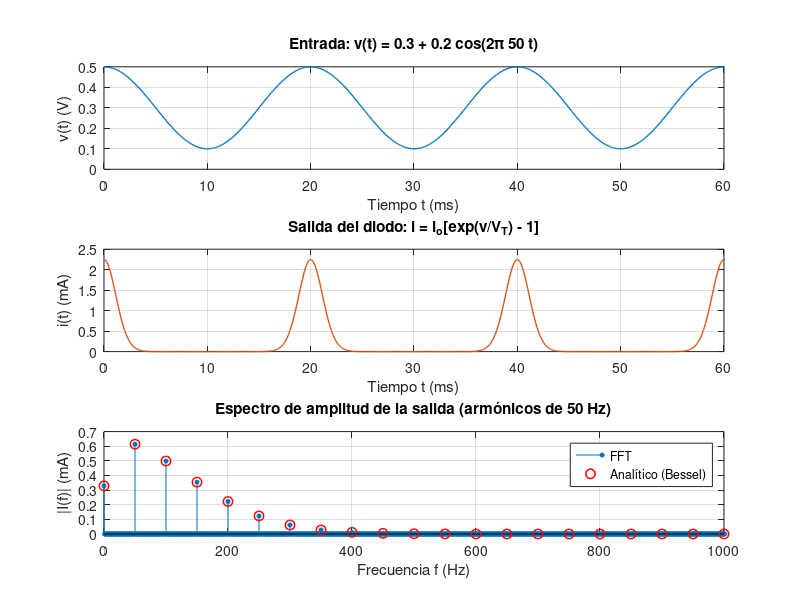
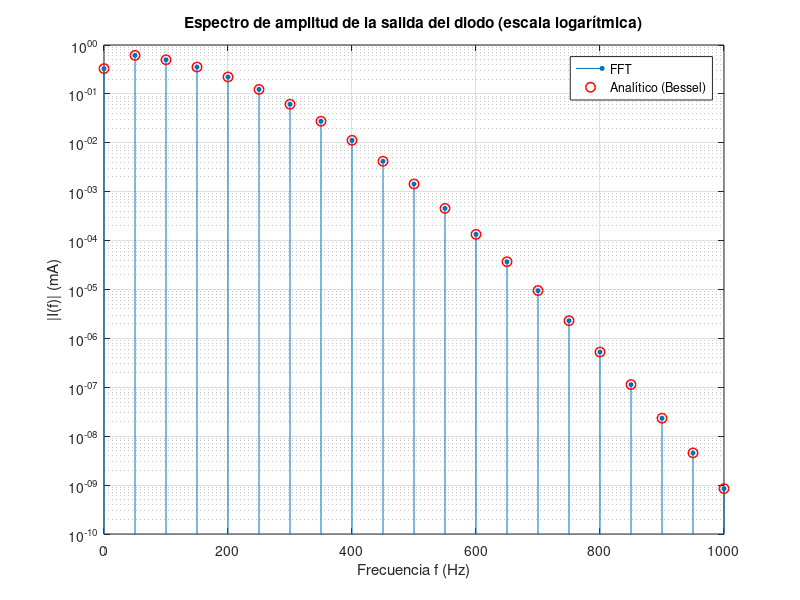

Recreate these plots in MATLAB, in order.
%% Tarea 1 — Punto 2b: diodo mezclador i = io*[exp(e*v/kT) - 1]
% io = 10 pA (corriente de saturación inversa), kT/e = 26 mV (temperatura ambiente)
% Entrada: v(t) = 0.3 + 0.2*cos(2*pi*50*t)  (V)
% Se grafica la amplitud del espectro de la salida i(t) frente a la frecuencia.
%
% Resultado analítico (generatriz de Bessel modificada,
%   exp(x cos th) = I0(x) + 2*sum_{n>=1} In(x) cos(n th)):
%   i(t) = io*exp(V0/VT)*[I0(x) + 2*sum In(x) cos(2*pi*n*50*t)] - io,
%   con V0 = 0.3 V, x = V1/VT = 0.2/0.026.
% => componente DC: io*(exp(V0/VT)*I0(x) - 1); armónico n: 2*io*exp(V0/VT)*In(x).

clear; close all;

%% Parámetros físicos
io = 10e-12;          % A
VT = 26e-3;           % V (kT/e)
V0 = 0.3;             % V, polarización DC
V1 = 0.2;             % V, amplitud de la señal
f0 = 50;              % Hz

%% Parámetros de muestreo
fs = 10e3;            % Hz
T  = 1;               % s (50 periodos exactos)
N  = round(fs*T);
t  = (0:N-1)/fs;

%% Señales
v = V0 + V1*cos(2*pi*f0*t);           % entrada (V)
i = io*(exp(v/VT) - 1);                % salida (A)

%% Espectro de amplitud unilateral
X = fft(i)/N;
f = (0:N/2)*fs/N;
A = abs(X(1:N/2+1));
A(2:end-1) = 2*A(2:end-1);

%% Valores analíticos (Bessel)
x    = V1/VT;
nmax = 20;
n    = 0:nmax;
A_an = 2*io*exp(V0/VT)*besseli(n, x);
A_an(1) = io*(exp(V0/VT)*besseli(0, x) - 1);   % DC
f_an = n*f0;

%% Tabla en consola
fprintf('\nPunto 2b: diodo mezclador, x = V1/VT = %.4f\n', x);
fprintf('%6s %8s %16s %16s %12s\n', 'n', 'f (Hz)', '|I| FFT (mA)', '|I| Bessel (mA)', 'rel. al fund.');
for k = 1:12
    [~, idx] = min(abs(f - f_an(k)));
    fprintf('%6d %8.0f %16.6f %16.6f %12.4f\n', n(k), f(idx), A(idx)*1e3, A_an(k)*1e3, A_an(k)/A_an(2));
end
fprintf('Razón 2.º/3.er armónico (100 Hz / 150 Hz): FFT = %.4f, Bessel = %.4f\n', ...
    A(f==100)/A(f==150), A_an(3)/A_an(4));
fprintf('Corriente pico: %.4f mA, mínima: %.4g mA\n', max(i)*1e3, min(i)*1e3);

%% Figura
fig = figure('Units','centimeters','Position',[2 2 18 14],'Visible','off');
subplot(3,1,1);
plot(t*1e3, v, 'LineWidth', 1); xlim([0 60]); grid on;
xlabel('Tiempo t (ms)'); ylabel('v(t) (V)');
title('Entrada: v(t) = 0.3 + 0.2 cos(2\pi 50 t)');

subplot(3,1,2);
plot(t*1e3, i*1e3, 'LineWidth', 1, 'Color', [0.85 0.33 0.10]); xlim([0 60]); grid on;
xlabel('Tiempo t (ms)'); ylabel('i(t) (mA)');
title('Salida del diodo: i = i_o[exp(v/V_T) - 1]');

subplot(3,1,3);
stem(f, A*1e3, 'filled', 'MarkerSize', 3); hold on;
plot(f_an, A_an*1e3, 'ro', 'MarkerSize', 7, 'LineWidth', 1.1);
xlim([0 1000]); grid on;
xlabel('Frecuencia f (Hz)'); ylabel('|I(f)| (mA)');
legend('FFT', 'Analítico (Bessel)', 'Location', 'northeast');
title('Espectro de amplitud de la salida (armónicos de 50 Hz)');

outdir = fullfile(fileparts(mfilename('fullpath')), 'figuras');
exportgraphics(fig, fullfile(outdir, 'punto2b_espectro.png'), 'Resolution', 200);

% Escala logarítmica: muestra el decaimiento de los armónicos de orden alto
fig2 = figure('Units','centimeters','Position',[2 2 18 8],'Visible','off');
stem(f, A*1e3, 'filled', 'MarkerSize', 3, 'BaseValue', 1e-12); hold on;
plot(f_an, A_an*1e3, 'ro', 'MarkerSize', 7, 'LineWidth', 1.1);
set(gca, 'YScale', 'log'); xlim([0 1000]); ylim([1e-10 1]); grid on;
xlabel('Frecuencia f (Hz)'); ylabel('|I(f)| (mA)');
legend('FFT', 'Analítico (Bessel)', 'Location', 'northeast');
title('Espectro de amplitud de la salida del diodo (escala logarítmica)');
exportgraphics(fig2, fullfile(outdir, 'punto2b_espectro_log.png'), 'Resolution', 200);
fprintf('Figuras guardadas en %s\n', outdir);
